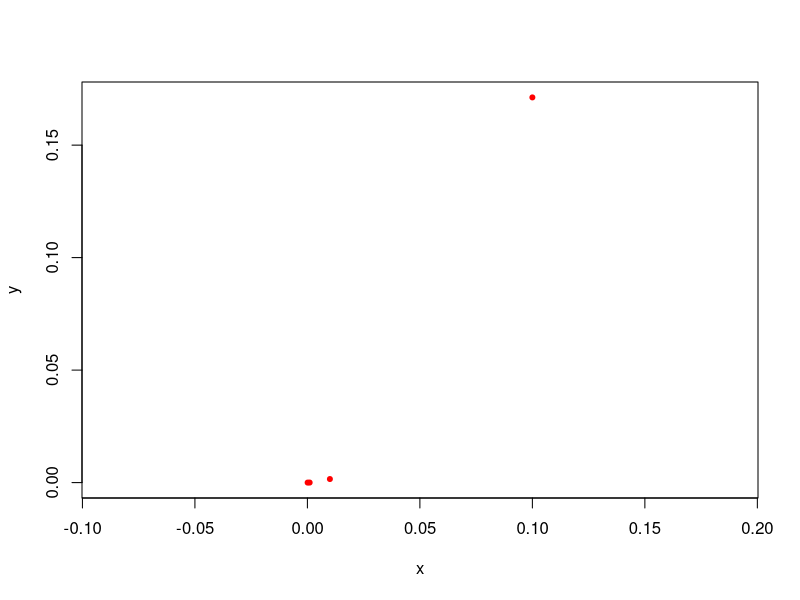

The R script that drew this image: (Note: this script raises an error after producing the figure.)
f=function(x){
  return(x*exp(x))
}
f4.4=function(x,h){
  return((1/(2*h))*((-3*f(x))+(4*f(x+h))-f(x+2*h)))
}
f4.5=function(x,h){
  return((1/(2*h))*(f(x+h)-f(x-h)))
}
deriv=function(x){
  return(exp(x)+(x*exp(x)))
}
puntos=c(1.8,1.9,2.0,2.1,2.2)
hs=c(0.1,0.01,0.001,0.0001)
puntos=c(1.8,1.9,2.0,2.1,2.2)
hs=c(0.1,0.01,0.001,0.0001)
err=c()
er=c()
for(i in 1:length(puntos)){
  print("---------------------------")
  print(puntos[i])
  print("---------------------------")
  for(j in 1:length(hs)){
    print(hs[j])
    f1=f4.4(puntos[i],hs[j])
    f2=f4.5(puntos[i],hs[j])
    d=deriv(puntos[i])
    err1=d-f1
    err2=d-f2
    print(f1)
    print(f2)
    print(d)
    print(err1)
    print(err2)
    err[j]=err1
    er[j]=err2
  }
}
dat <- data.frame(cbind(hs,err[1:4]))
sc<- plot(dat,pch=20,cex=1,col="red",asp=1,xlab="x",ylab="y")+geom_point(size=2, col='blue')
dat <- data.frame(cbind(hs,er[1:4]))
sc<- plot(dat,pch=20,cex=1,col="red",asp=1,xlab="x",ylab="y")+geom_point(size=2, col='blue')
